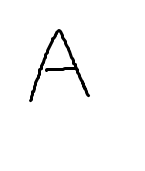
#> input picture pythonProject/openCV/a.png, 145 x 171 px
$ python opencv.py
#> lines starting #> are read from the running program, lines starting #| are printed output that depends on the picture
from sklearn.linear_model import LogisticRegression
import cv2
import numpy as np
a = cv2.imread('a.png')
#> a is the input picture: shape (171, 145, 3); min 0, max 255, mean 249.2
b = cv2.imread('b.png')
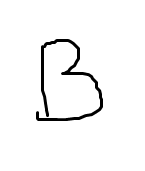
#> input picture pythonProject/openCV/b.png, 145 x 171 px
#> b is the input picture: shape (171, 145, 3); min 0, max 255, mean 246.4
c = cv2.imread('c.png')
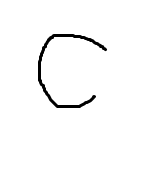
#> input picture pythonProject/openCV/c.png, 145 x 171 px
#> c is the input picture: shape (171, 145, 3); min 0, max 255, mean 249.3
abc = np.concatenate([a,b,c])
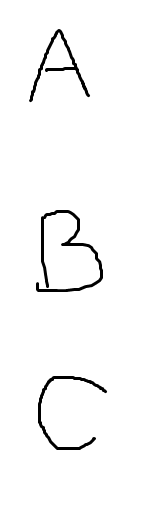
#> abc: shape (513, 145, 3); min 0, max 255, mean 248.3
abc = abc.reshape(3,-1)
print(abc.shape)
#| (3, 74385)

lr = LogisticRegression()
lr.fit(abc,['A','B','C'])

test = cv2.imread('test.png')
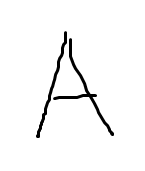
#> input picture pythonProject/openCV/test.png, 145 x 171 px
#> test is the input picture: shape (171, 145, 3); min 0, max 255, mean 246.9
test = test.reshape(1,-1)
pred = lr.predict(test)
print(pred)
#| ['A']
